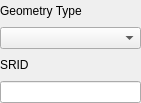
<?xml version="1.0" encoding="UTF-8"?>
<ui version="4.0">
 <class>GeometryPropertyWidgetForm</class>
 <widget class="QWidget" name="GeometryPropertyWidgetForm">
  <property name="geometry">
   <rect>
    <x>0</x>
    <y>0</y>
    <width>141</width>
    <height>103</height>
   </rect>
  </property>
  <property name="windowTitle">
   <string>Geometry Property</string>
  </property>
  <layout class="QGridLayout" name="gridLayout_4">
   <property name="margin">
    <number>0</number>
   </property>
   <item row="0" column="0">
    <layout class="QGridLayout" name="gridLayout_3">
     <item row="0" column="0">
      <layout class="QGridLayout" name="gridLayout">
       <item row="0" column="0">
        <widget class="QLabel" name="label">
         <property name="text">
          <string>Geometry Type</string>
         </property>
        </widget>
       </item>
       <item row="1" column="0">
        <widget class="QComboBox" name="m_typeComboBox"/>
       </item>
      </layout>
     </item>
     <item row="1" column="0">
      <layout class="QGridLayout" name="gridLayout_2">
       <item row="0" column="0">
        <widget class="QLabel" name="label_2">
         <property name="text">
          <string>SRID</string>
         </property>
        </widget>
       </item>
       <item row="1" column="0">
        <widget class="QLineEdit" name="m_sridLineEdit">
         <property name="alignment">
          <set>Qt::AlignRight|Qt::AlignTrailing|Qt::AlignVCenter</set>
         </property>
        </widget>
       </item>
      </layout>
     </item>
    </layout>
   </item>
  </layout>
 </widget>
 <resources/>
 <connections/>
</ui>
